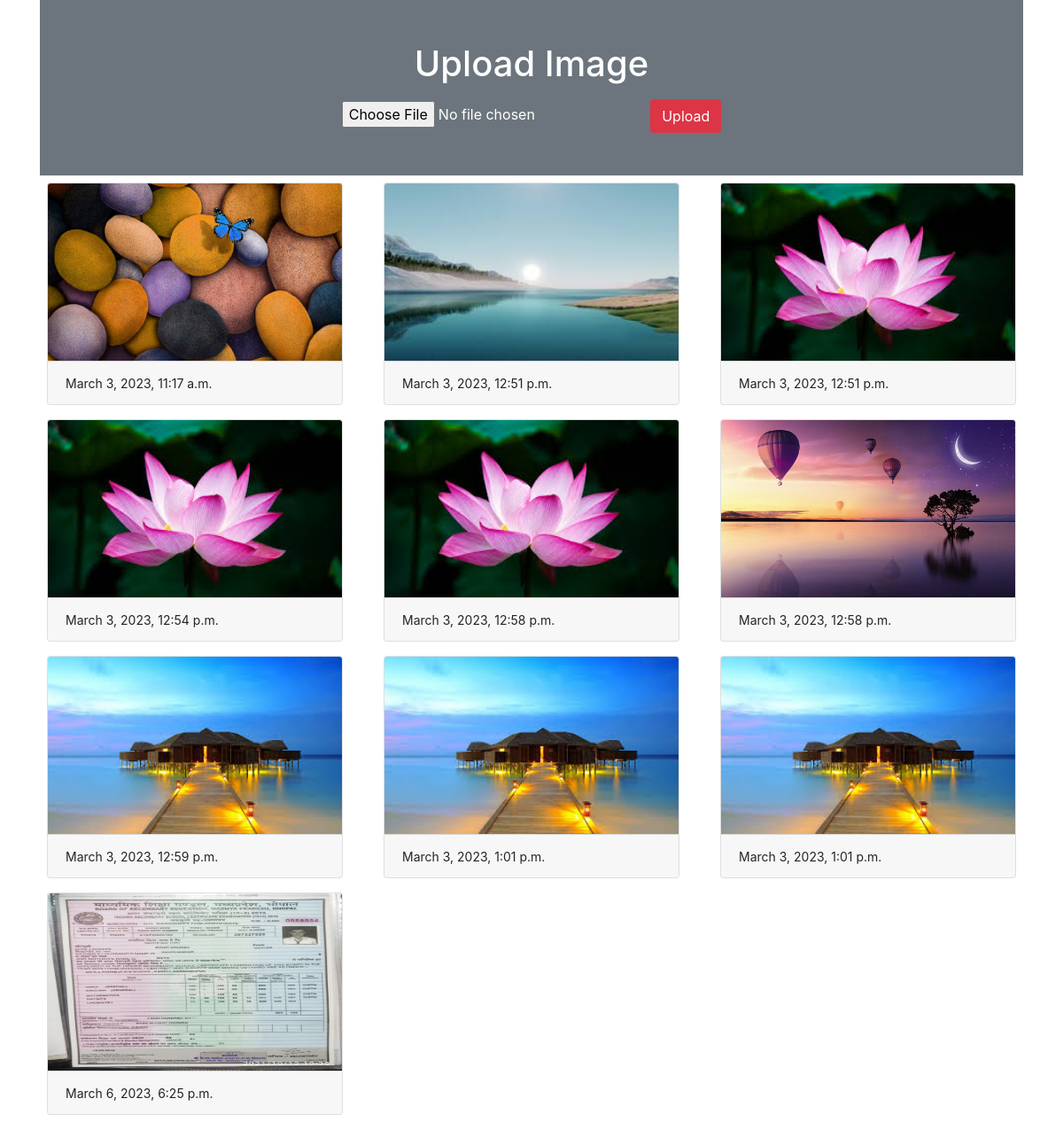
The page / on the database its author committed.
### myapp/models.py (models this page shows)
class Image(models.Model):
    photo = models.ImageField(upload_to="myimage")
    date = models.DateTimeField(auto_now_add=True)

### myapp/views.py (the view)
# urls.py: path('', views.home)
def home(request):
    if request.method == "POST":
        form = ImageForm(request.POST, request.FILES)
        if form.is_valid():
            form.save()
    form = ImageForm()
    img = Image.objects.all()
    return render(request, "myapp/home.html", {'img': img, 'form': form})

### myapp/forms.py
class ImageForm(forms.ModelForm):
    class Meta:
        model = Image
        fields = '__all__'
        labels = {'photo': ''}

### myapp/templates/myapp/home.html (shortened to what this page needs)
<!doctype html>
<html lang="en">
<head>
    <link rel="stylesheet" href="https://cdn.jsdelivr.net/npm/bootstrap@4.6.2/dist/css/bootstrap.min.css"
>
</head>
<body>
    <div class="container">
        <div class='py-5 text-center bg-secondary text-white'>
            <h1 class="mb-3">Upload Image</h1>
            <form action="" method="post" enctype="multipart/form-data">
                {{form}}
                <input type="submit" class="btn btn-danger" value="Upload">
            </form>
        </div>
        <div class="row">
            {% for x in img %}
            <div class="col-sm-4">
                <div class="card m-2">
                    <img src="{{x.photo.url}}" alt="" class="card-img-top" height="200px">
                    <div class="card-footer">
                        <small>{{x.date}}</small>
                    </div>
                </div>
            </div>
            {% endfor %}
        </div>
    </div>
</body>
</html>

### rows shown on the page
Image: photo (picture), date "March 3, 2023, 11:17 a.m."
Image: photo (picture), date "March 3, 2023, 12:51 p.m."
Image: photo (picture), date "March 3, 2023, 12:51 p.m."
Image: photo (picture), date "March 3, 2023, 12:54 p.m."
Image: photo (picture), date "March 3, 2023, 12:58 p.m."
Image: photo (picture), date "March 3, 2023, 12:58 p.m."
Image: photo (picture), date "March 3, 2023, 12:59 p.m."
Image: photo (picture), date "March 3, 2023, 1:01 p.m."
Image: photo (picture), date "March 3, 2023, 1:01 p.m."
Image: photo (picture), date "March 6, 2023, 6:25 p.m."
